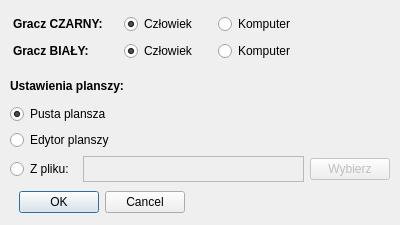
<?xml version="1.0" encoding="UTF-8"?>
<ui version="4.0">
 <class>NowaGraDialog</class>
 <widget class="QDialog" name="NowaGraDialog">
  <property name="geometry">
   <rect>
    <x>0</x>
    <y>0</y>
    <width>400</width>
    <height>225</height>
   </rect>
  </property>
  <property name="sizePolicy">
   <sizepolicy hsizetype="Preferred" vsizetype="Preferred">
    <horstretch>0</horstretch>
    <verstretch>0</verstretch>
   </sizepolicy>
  </property>
  <property name="minimumSize">
   <size>
    <width>400</width>
    <height>225</height>
   </size>
  </property>
  <property name="windowTitle">
   <string>Dialog</string>
  </property>
  <widget class="QDialogButtonBox" name="buttonBox">
   <property name="geometry">
    <rect>
     <x>9</x>
     <y>189</y>
     <width>176</width>
     <height>27</height>
    </rect>
   </property>
   <property name="orientation">
    <enum>Qt::Horizontal</enum>
   </property>
   <property name="standardButtons">
    <set>QDialogButtonBox::Cancel|QDialogButtonBox::Ok</set>
   </property>
  </widget>
  <widget class="QWidget" name="">
   <property name="geometry">
    <rect>
     <x>10</x>
     <y>74</y>
     <width>380</width>
     <height>108</height>
    </rect>
   </property>
   <layout class="QVBoxLayout" name="verticalLayout_5">
    <item>
     <widget class="QLabel" name="label_3">
      <property name="text">
       <string>&lt;html&gt;&lt;head/&gt;&lt;body&gt;&lt;p&gt;&lt;span style=&quot; font-weight:600;&quot;&gt;Ustawienia planszy:&lt;/span&gt;&lt;/p&gt;&lt;/body&gt;&lt;/html&gt;</string>
      </property>
     </widget>
    </item>
    <item>
     <layout class="QVBoxLayout" name="verticalLayout_4">
      <item>
       <widget class="QRadioButton" name="radioButtonPlanszaPusta">
        <property name="text">
         <string>Pusta plansza</string>
        </property>
        <property name="checked">
         <bool>true</bool>
        </property>
       </widget>
      </item>
      <item>
       <widget class="QRadioButton" name="radioButtonPlanszaEdytor">
        <property name="text">
         <string>Edytor planszy</string>
        </property>
       </widget>
      </item>
      <item>
       <layout class="QHBoxLayout" name="horizontalLayout_2">
        <item>
         <widget class="QRadioButton" name="radioButtonPlanszaPlik">
          <property name="text">
           <string>Z pliku: </string>
          </property>
         </widget>
        </item>
        <item>
         <widget class="QPlainTextEdit" name="plainTextEditAdres">
          <property name="enabled">
           <bool>false</bool>
          </property>
          <property name="maximumSize">
           <size>
            <width>16777215</width>
            <height>26</height>
           </size>
          </property>
         </widget>
        </item>
        <item>
         <widget class="QPushButton" name="pushButtonWybierz">
          <property name="enabled">
           <bool>false</bool>
          </property>
          <property name="text">
           <string>Wybierz</string>
          </property>
         </widget>
        </item>
       </layout>
      </item>
     </layout>
    </item>
   </layout>
  </widget>
  <widget class="QWidget" name="">
   <property name="geometry">
    <rect>
     <x>13</x>
     <y>13</y>
     <width>293</width>
     <height>23</height>
    </rect>
   </property>
   <layout class="QGridLayout" name="gridLayout">
    <item row="0" column="0">
     <widget class="QLabel" name="label">
      <property name="minimumSize">
       <size>
        <width>105</width>
        <height>0</height>
       </size>
      </property>
      <property name="text">
       <string>&lt;b&gt;Gracz CZARNY:&lt;/b&gt;</string>
      </property>
     </widget>
    </item>
    <item row="0" column="1">
     <widget class="QRadioButton" name="radioButtonCZCzlowiek">
      <property name="enabled">
       <bool>true</bool>
      </property>
      <property name="acceptDrops">
       <bool>false</bool>
      </property>
      <property name="text">
       <string>Człowiek</string>
      </property>
      <property name="checked">
       <bool>true</bool>
      </property>
     </widget>
    </item>
    <item row="0" column="2">
     <widget class="QRadioButton" name="radioButtonCZKomputer">
      <property name="text">
       <string>Komputer</string>
      </property>
      <property name="checkable">
       <bool>true</bool>
      </property>
     </widget>
    </item>
   </layout>
  </widget>
  <widget class="QWidget" name="">
   <property name="geometry">
    <rect>
     <x>13</x>
     <y>40</y>
     <width>293</width>
     <height>23</height>
    </rect>
   </property>
   <layout class="QGridLayout" name="gridLayout_2">
    <item row="0" column="0">
     <widget class="QLabel" name="label_2">
      <property name="minimumSize">
       <size>
        <width>105</width>
        <height>0</height>
       </size>
      </property>
      <property name="text">
       <string>&lt;b&gt;Gracz BIAŁY:&lt;/b&gt;</string>
      </property>
     </widget>
    </item>
    <item row="0" column="1">
     <widget class="QRadioButton" name="radioButtonBCzlowiek">
      <property name="text">
       <string>Człowiek</string>
      </property>
      <property name="checked">
       <bool>true</bool>
      </property>
     </widget>
    </item>
    <item row="0" column="2">
     <widget class="QRadioButton" name="radioButtonBKomputer">
      <property name="text">
       <string>Komputer</string>
      </property>
      <property name="checked">
       <bool>false</bool>
      </property>
     </widget>
    </item>
   </layout>
  </widget>
 </widget>
 <resources/>
 <connections>
  <connection>
   <sender>buttonBox</sender>
   <signal>accepted()</signal>
   <receiver>NowaGraDialog</receiver>
   <slot>accept()</slot>
   <hints>
    <hint type="sourcelabel">
     <x>248</x>
     <y>254</y>
    </hint>
    <hint type="destinationlabel">
     <x>157</x>
     <y>274</y>
    </hint>
   </hints>
  </connection>
  <connection>
   <sender>buttonBox</sender>
   <signal>rejected()</signal>
   <receiver>NowaGraDialog</receiver>
   <slot>reject()</slot>
   <hints>
    <hint type="sourcelabel">
     <x>316</x>
     <y>260</y>
    </hint>
    <hint type="destinationlabel">
     <x>286</x>
     <y>274</y>
    </hint>
   </hints>
  </connection>
 </connections>
</ui>
